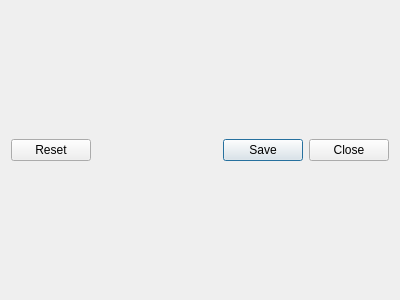
<?xml version="1.0" encoding="UTF-8"?>
<ui version="4.0">
 <class>MainWindow</class>
 <widget class="QWidget" name="MainWindow">
  <property name="geometry">
   <rect>
    <x>0</x>
    <y>0</y>
    <width>400</width>
    <height>300</height>
   </rect>
  </property>
  <property name="windowTitle">
   <string>Form</string>
  </property>
  <layout class="QVBoxLayout" name="verticalLayout">
   <item>
    <widget class="QDialogButtonBox" name="buttonBox">
     <property name="standardButtons">
      <set>QDialogButtonBox::Close|QDialogButtonBox::Reset|QDialogButtonBox::Save</set>
     </property>
    </widget>
   </item>
  </layout>
 </widget>
 <resources/>
 <connections/>
</ui>
